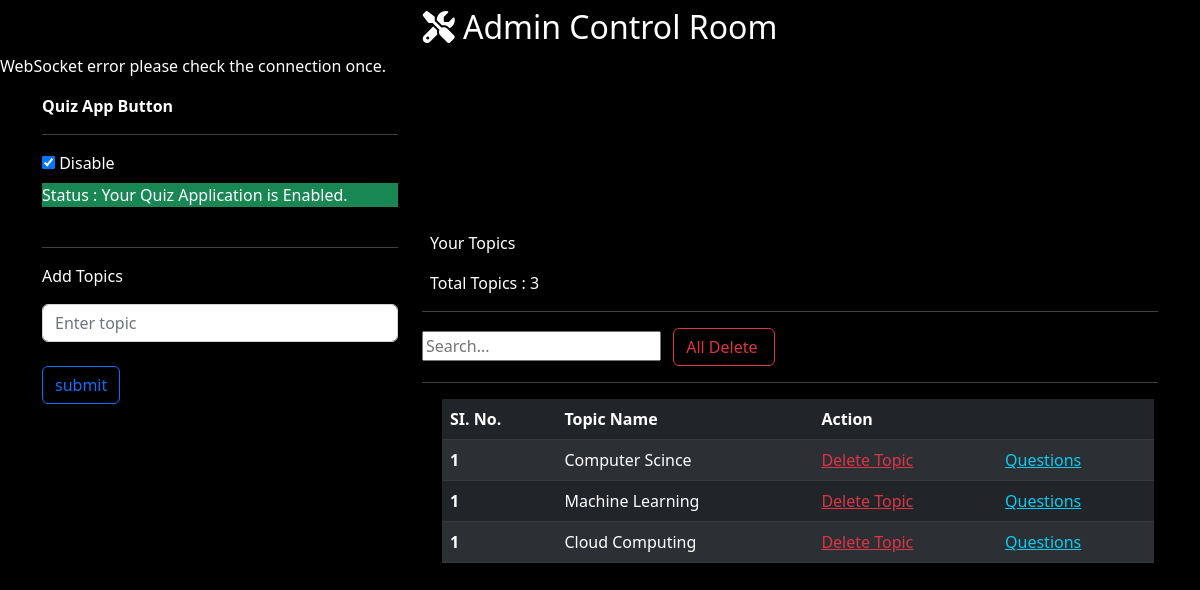
Screenshot of /controlroom/ with the database file from the repository.
### teaAdmin/models.py (models this page shows, shortened)
class QuizStatus(models.Model):
    isEnable  = models.BooleanField(default=False)

class topics(models.Model):
    tname = models.CharField(max_length=250)

### teaAdmin/views.py (the view, shortened to what this page needs)
# urls.py: path('',v.adminPage.as_view(),name='adminclass'),
class adminPage(View):
    def get(self, request):
        isEnable = QuizStatus.objects.all()
        if isEnable.exists() == False:
           isEnable= QuizStatus.objects.create(isEnable=False).save()
        topic = topics.objects.all()
        return render(request, 'teaAdmin/admin.html',{
            'isEnableDBS': isEnable,
            'topic': topic,
            'tl': len(topic)
        })

### teaAdmin/templates/teaAdmin/admin.html (shortened to what this page needs)
{% extends 'core/base.html' %}
{% load static %}
{% block content %}
<h2 class="text-center container mt-2"><i class="fa-solid fa-screwdriver-wrench"></i>  Admin Control Room </h2>
<div class="socket" style="display: none;">
</div>
<div class="container mt-3">
    <div class="row">
        <div class="col-sm-4">
            <p><b>Quiz App Button </b></p>
            <hr>
            {% if isEnableDBS %}
          {% for i in isEnableDBS %}
       <div class="datatoenter">
        {% if i.isEnable %}
        <input type="checkbox" name="quiz" id="quiz" checked> <label for="quiz">Disable</label>
        <p class='bg-success mt-2 status'>Status : Your Quiz Application is Enabled.</p>
        {% else %}
        <input type="checkbox" name="quiz" id="quiz"> <label for="quiz">Enable</label>
        <p class='bg-danger mt-2 status'>Status : Your Quiz Application is Disbaled.</p>
        {% endif %}
       </div>
          {% endfor %}
           {% else %}
           <p>Something went wrong !!!</p>
            {% endif %}
        </div>
    </div>
</div>
<div class="container mt-2">
<div class="row">
    <div class="col-sm-4" >
        <hr>
        <p>Add Topics</p>
        <form action="" method="post">
            <input type="text" name="topic" id="topic" class="form-control" placeholder="Enter topic" required>
            <input type="submit" value="submit" class="btn btn-outline-primary mt-4">
        </form>
    </div>
    <div class="col-sm-8">
        {% if topic %}
        <p class='mx-2'>Your Topics </p>
        <p class='mx-2'>Total Topics : {{tl}} </p>
        <hr>
        <input type="text" name="myInput" id="myInput" class="myInput" onkeyup="myFunction()" placeholder="Search...">
        <button onclick='myfnc()' class="btn btn-outline-danger  mx-2">All Delete  </button>
            <hr>
      <div class="container mt-2 mx-2" style='overflow-x:scroll;'>
        <table class="table table-striped table-dark"  id='myTable'>
            <thead>
              <tr>
                <th scope="col">SI. No.</th>
                <th scope="col">Topic Name</th>
                <th scope="col" colspan="2">Action</th>
              </tr>
            </thead>
            <tbody>
                {% for i in topic %}
                <tr>
                    <th scope="row">1</th>
                    <td>{{i.tname | capfirst}}</td>
                    <td><a href="/controlroom/delete/topic/{{i.id}}" class='text-danger'>Delete Topic</a></td>
                    <td><a href="{% url 'question'  id=i.id %}" class='text-info'>Questions</a></td>
                  </tr>
                {% endfor %}
            </tbody>
          </table>
      </div>
        {% else %}
        <div class="container mt-3">
            <p>Your Topics</p>
            <hr>
            <h3 class="text-center ">Sorry, There is no any topic. <i class="fas fa-book"></i> </h3>
        </div>
        {% endif %}
    </div>
</div>
</div>
{% endblock content %}

### core/static/core/css/base.css (style rules this page uses)
body { background-color:rgb(0, 0, 0); color:white; }

### rows the page displays
topics: tname "Computer Scince"
topics: tname "Machine Learning"
topics: tname "Cloud Computing"

### other values shown
{{ tl }} "3"
